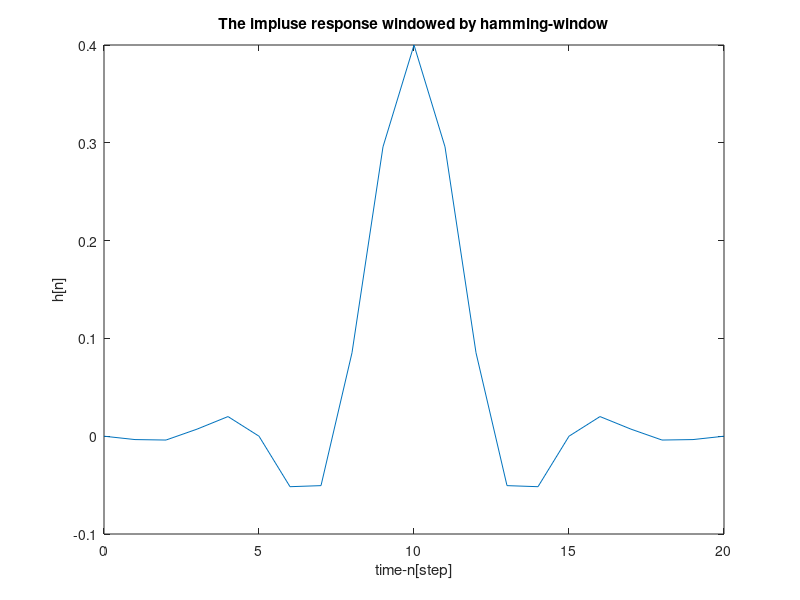
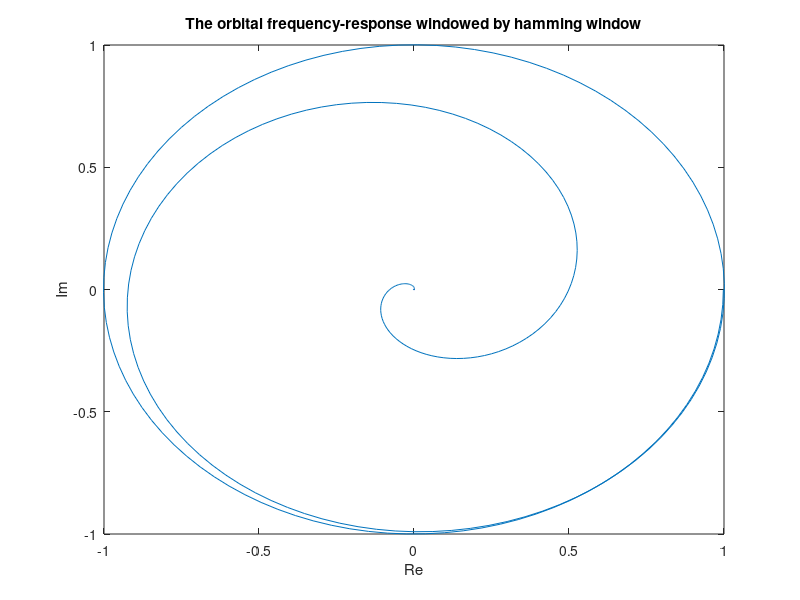
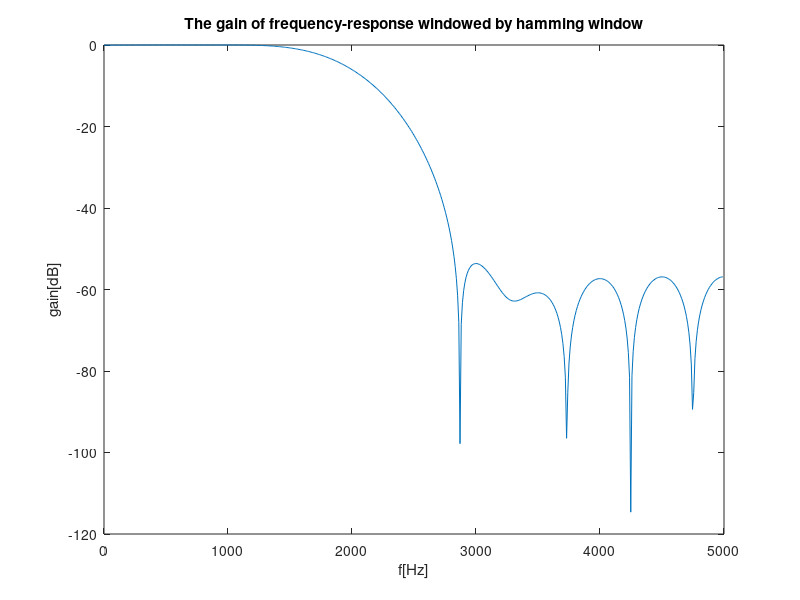
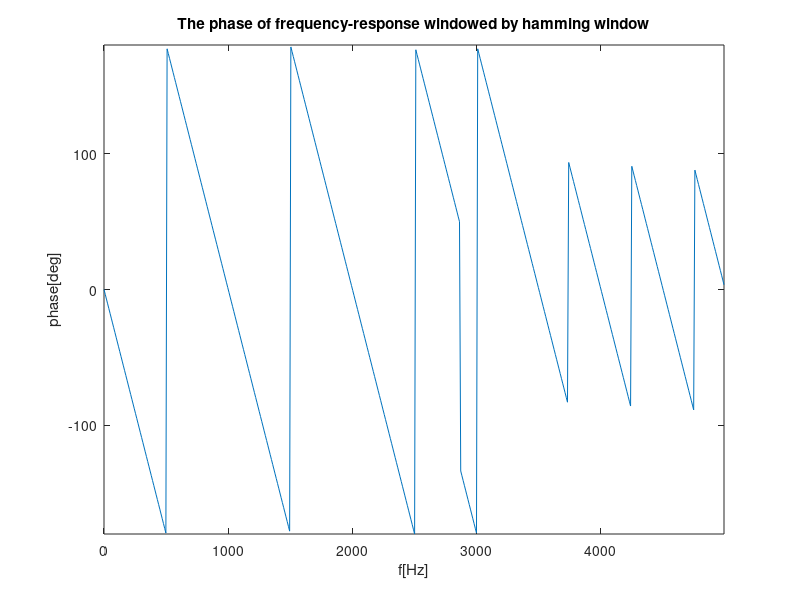

The MATLAB script that drew these images, in order:
% the order of low-pass filter
N = 20;

% the length of low-pass filter
M = N + 1;

% sampling frequency
fs = 10000;

% cut-off frequency
fc = 2000;

% the frequency ratio
r_f = fc/fs;

% the group delay is given by L / fs
L = 10;

% the time domain impluse signal
n = 0:1:M - 1; %time-step
h = 2*r_f*sinc(2*r_f*(n-L));

fw = hamming(M);
h = h .* fw';

clf;
plot(n,h);
title("The impluse response windowed by hamming-window");
xlabel("time-n[step]");
ylabel("h[n]");
print('impluse/Impluse_response_windowed_by_hamming_window.png','-dpng');
hold off;

[H,w] = freqz(h,1);

plot(H);
title("The orbital frequency-response windowed by hamming window");
axis([-1,1,-1,1]);
xlabel("Re");
ylabel("Im");
print('frequency/orbit/Orbital_frequency_response_windowed_by_hamming_window.png','-dpng');
hold off

f = (fs*w)/(2*pi);

amp = abs(H);
gain_max = max(amp);
gain = 20*log10(amp/gain_max);

plot(f,gain);
title("The gain of frequency-response windowed by hamming window");
xlabel("f[Hz]");
ylabel("gain[dB]");
print('frequency/gain/Gain_of_frequency_response_windowed_by_hamming_window.png','-dpng');
hold off

phase = angle(H)/(pi/180);
plot(f,phase);
title("The phase of frequency-response windowed by hamming window");
axis([-inf,inf,-180,180]);
xlabel("f[Hz]");
ylabel("phase[deg]");
print('frequency/phase/Phase_of_frequency_response_windowed_by_hamming_window.png','-dpng');
